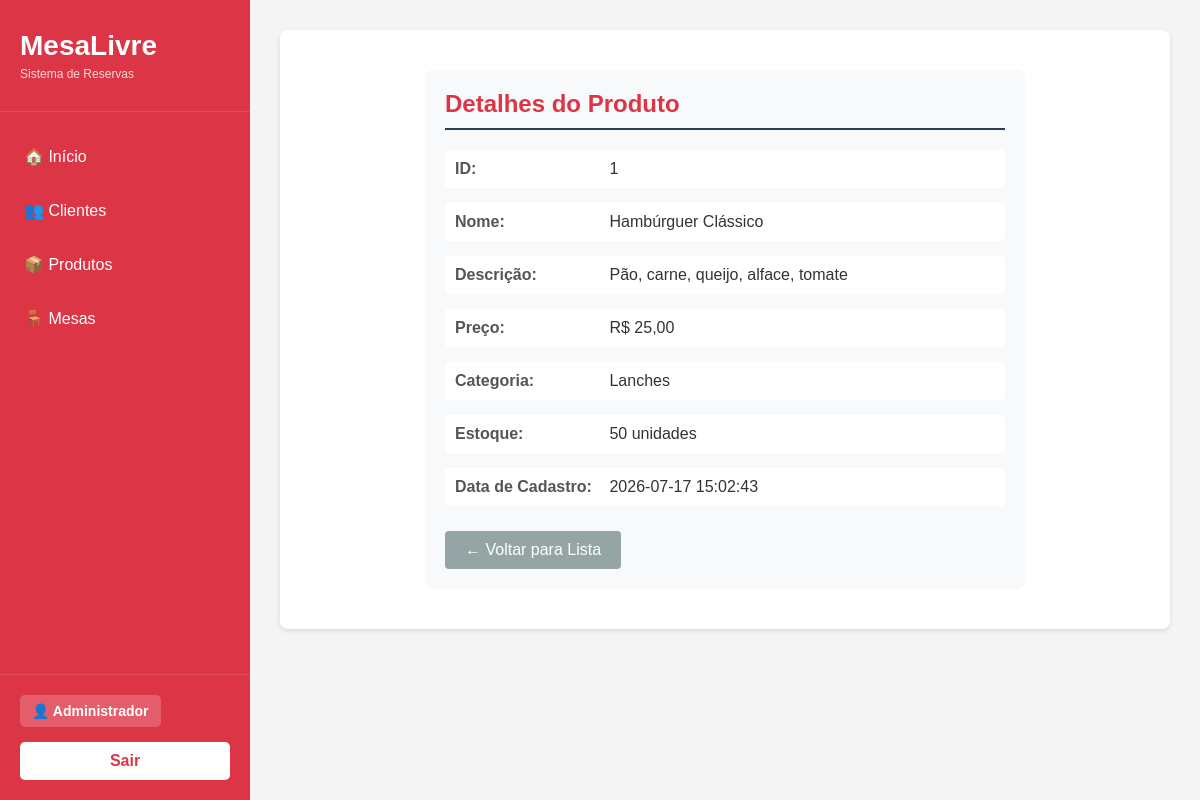
/MesaLivre/produto.php?fun=exibir&id=1 (signed in), run on the app's committed database.
### tables this page shows
CREATE TABLE produtos (
    id_produto INT AUTO_INCREMENT PRIMARY KEY,
    nome VARCHAR(45) NOT NULL,
    descricao TEXT,
    preco DOUBLE,
    categoria VARCHAR(45),
    estoque INT DEFAULT 0,
    data_cadastro DATETIME
);

### MesaLivre/controle/produto/ExibirProduto_class.php (called while the page is built)
<?php
	include_once("modelo/produto/ProdutoDAO_class.php");
	class ExibirProduto{
		public function __construct(){
			$dao = new ProdutoDAO();
			$p = $dao->exibir($_GET["id"]);
			include_once("visao/produto/exibeProduto.php");
		}
	}
?>

### MesaLivre/modelo/produto/ProdutoDAO_class.php (called while the page is built, shortened)
<?php
include_once "ConnectionFactory_class.php";
include_once "Produto_class.php";
class ProdutoDAO {
    public function exibir($id) {
        try {
            $fabrica = new ConnectionFactory();
            $con = $fabrica->getConnection();
            $stmt = $con->prepare("SELECT * FROM produtos WHERE id_produto = :id");
            $stmt->bindValue(':id', $id);
            $stmt->execute();
            $dado = $stmt->fetchAll(PDO::FETCH_ASSOC);
            $p = new Produto();
            $p->setIdProduto($dado[0]["id_produto"]);
            $p->setNome($dado[0]["nome"]);
            $p->setDescricao($dado[0]["descricao"]);
            $p->setPreco($dado[0]["preco"]);
            $p->setCategoria($dado[0]["categoria"]);
            $p->setEstoque($dado[0]["estoque"]);
            $p->setDataCadastro($dado[0]["data_cadastro"]);
            return $p;
        } catch (PDOException $ex) {
            echo "Erro ao exibir produto: " . $ex->getMessage();
        }
    }
}
?>

### MesaLivre/modelo/produto/ConnectionFactory_class.php (called while the page is built, shortened)
<?php
	class ConnectionFactory{
		public $dbType = "mysql";
		public $host = "localhost";
		public $user = "root";
		public $senha = "";
		public $db = "mesalivre";
		public $persistente = false;
		public function getConnection(){
			try{
				$this->con = new PDO(
					$this->dbType.":host=".$this->host.";dbname=".$this->db,
					$this->user,
					$this->senha,
					array(PDO::ATTR_PERSISTENT => $this->persistente,
					PDO::ATTR_ERRMODE => PDO::ERRMODE_EXCEPTION)
				);
				return $this->con;
			}
			catch(PDOException $ex){
				echo "Erro: " . $ex->getMessage();
			}
		}
	}
?>

### MesaLivre/modelo/produto/Produto_class.php (called while the page is built, shortened)
<?php
class Produto{
    private $id_produto;
    private $nome;
    private $descricao;
    private $preco;
    private $categoria;
    private $estoque;
    private $data_cadastro;
    public function getIdProduto(){
        return $this->id_produto;
    }
    public function setIdProduto($id_produto){
        $this->id_produto = $id_produto;
    }
    public function getNome(){
        return $this->nome;
    }
    public function setNome($nome){
        $this->nome = $nome;
    }
    public function getDescricao(){
        return $this->descricao;
    }
    public function setDescricao($descricao){
        $this->descricao = $descricao;
    }
    public function getPreco(){
        return $this->preco;
    }
    public function setPreco($preco){
        $this->preco = $preco;
    }
    public function getCategoria(){
        return $this->categoria;
    }
    public function setCategoria($categoria){
        $this->categoria = $categoria;
    }
    public function getEstoque(){
        return $this->estoque;
    }
    public function setEstoque($estoque){
        $this->estoque = $estoque;
    }
    public function getDataCadastro(){
        return $this->data_cadastro;
    }
    public function setDataCadastro($data_cadastro){
        $this->data_cadastro = $data_cadastro;
    }
}
?>

### MesaLivre/visao/produto/exibeProduto.php (the view)
<div class="detail-box">
    <h2>Detalhes do Produto</h2>
    <div class="detail-item">
        <span class="detail-label">ID:</span>
        <span class="detail-value"><?php echo $p->getIdProduto(); ?></span>
    </div>
    <div class="detail-item">
        <span class="detail-label">Nome:</span>
        <span class="detail-value"><?php echo $p->getNome(); ?></span>
    </div>
    <div class="detail-item">
        <span class="detail-label">Descrição:</span>
        <span class="detail-value"><?php echo $p->getDescricao(); ?></span>
    </div>
    <div class="detail-item">
        <span class="detail-label">Preço:</span>
        <span class="detail-value">R$ <?php echo number_format($p->getPreco(), 2, ',', '.'); ?></span>
    </div>
    <div class="detail-item">
        <span class="detail-label">Categoria:</span>
        <span class="detail-value"><?php echo $p->getCategoria(); ?></span>
    </div>
    <div class="detail-item">
        <span class="detail-label">Estoque:</span>
        <span class="detail-value"><?php echo $p->getEstoque(); ?> unidades</span>
    </div>
    <div class="detail-item">
        <span class="detail-label">Data de Cadastro:</span>
        <span class="detail-value"><?php echo $p->getDataCadastro(); ?></span>
    </div>
    <a href="produto.php?fun=listar" class="btn-back">← Voltar para Lista</a>
</div>

### assets/css/visao/exibir.css (style rules this page uses)
.detail-box { max-width: 600px; margin: 0 auto; padding: 20px; background-color: #f8f9fa; border-radius: 8px; }
h2 { color: #2c3e50; margin-bottom: 20px; border-bottom: 2px solid #2c3e50; padding-bottom: 10px; }
.detail-item { margin-bottom: 15px; padding: 10px; background-color: white; border-radius: 4px; }
.detail-label { font-weight: bold; color: #555; display: inline-block; width: 150px; }
.detail-value { color: #333; }
.btn-back { background-color: #2c3e50; color: white; padding: 10px 20px; text-decoration: none; border-radius: 4px; display: inline-block; margin-top: 20px; }

### assets/css/visao/alterar.css (style rules this page uses)
h2 { color: #2c3e50; margin-bottom: 20px; }
.btn-back { background-color: #95a5a6; color: white; padding: 10px 20px; text-decoration: none; border-radius: 4px; display: inline-block; margin-top: 10px; }

### assets/css/visao/cadastrar.css (style rules this page uses)
h2 { color: #2c3e50; margin-bottom: 20px; }
.btn-back { background-color: #95a5a6; color: white; padding: 10px 20px; text-decoration: none; border-radius: 4px; display: inline-block; margin-top: 10px; }

### assets/css/visao/listar.css (style rules this page uses)
h2 { color: #dc3545; margin-bottom: 20px; font-size: 24px; }

### MesaLivre/visao/topo.php (style rules this page uses)
* { margin: 0; padding: 0; box-sizing: border-box; }
body { font-family: Arial, sans-serif; background-color: #f4f4f4; display: flex; min-height: 100vh; }

### data on the page
produtos: id_produto "1", nome "Hambúrguer Clássico", descricao "Pão, carne, queijo, alface, tomate", preco "25,00", categoria "Lanches", estoque "50", data_cadastro "2026-07-17 15:02:43"

### other printed values
$usuario->getNome() "Administrador"
